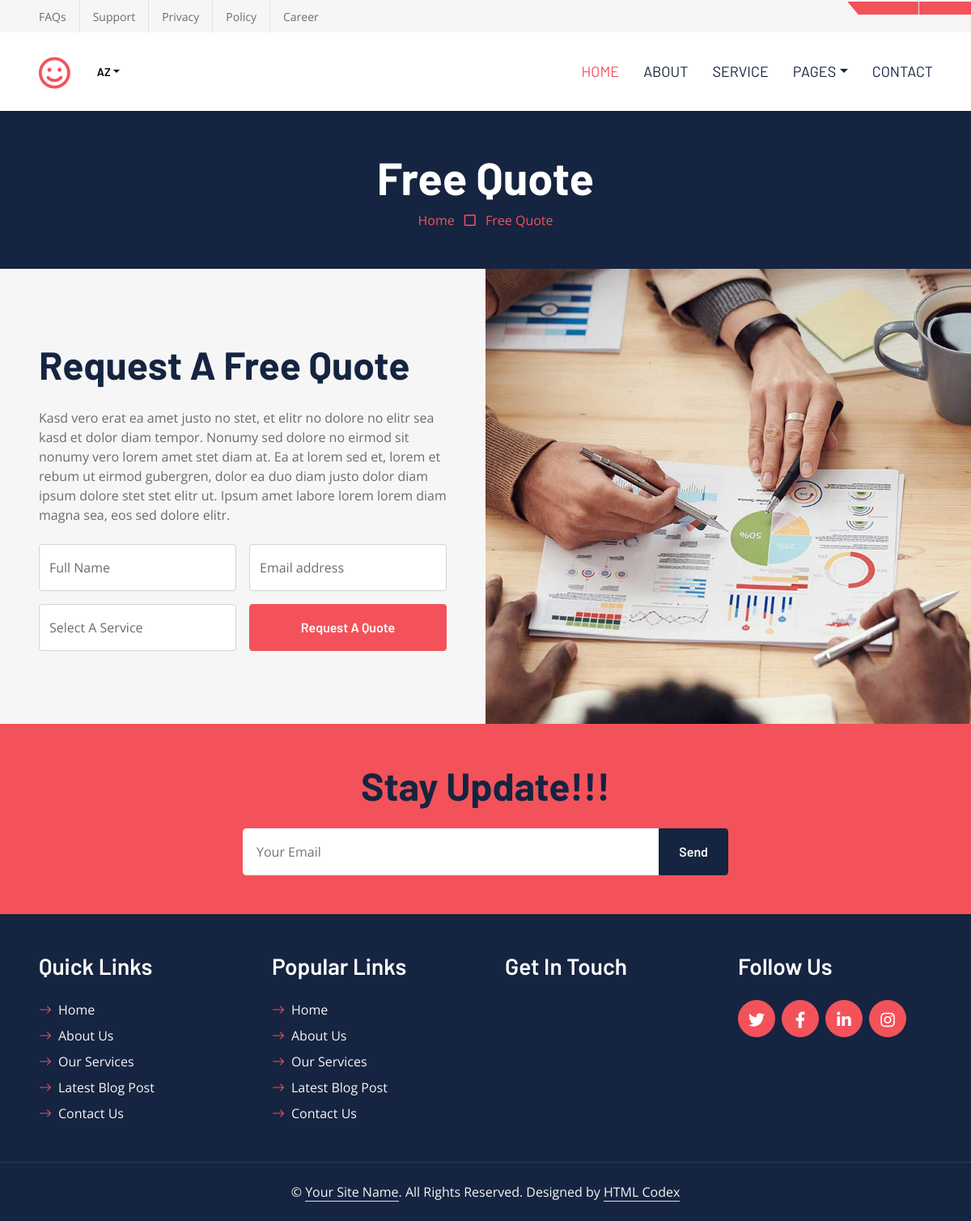
The page /quote/ on the database as committed earlier.
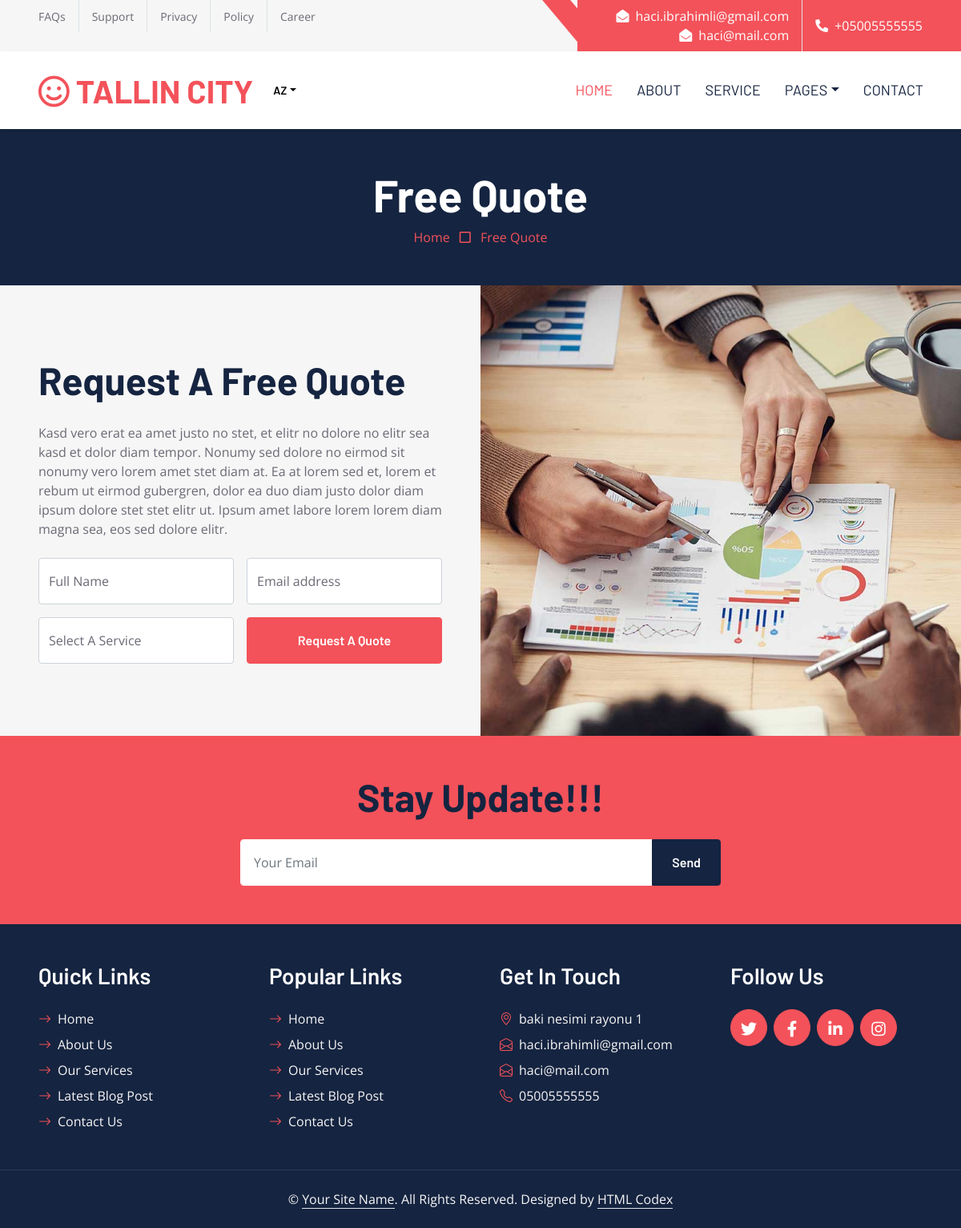
The same page on the database as committed later.
### my_app/models.py (models this page shows, shortened)
class Emails(DateMixin):
    email = models.EmailField(verbose_name='Email')
    def __str__(self):
        return self.email
    class Meta:
        ordering = ("-created_at", )
        verbose_name = "Email"
        verbose_name_plural = "Emailler"

class Phones(DateMixin):
    phone = models.CharField(max_length=255,verbose_name='phone number')
    def __str__(self):
        return self.phone
    class Meta:
        ordering = ("-created_at", )
        verbose_name = "phone"
        verbose_name_plural = "phones"

class MainDetails(DateMixin):
    emails = models.ManyToManyField(Emails,verbose_name='Emails')
    locations = models.ManyToManyField(Location,verbose_name='locations')
    phones = models.ManyToManyField(Phones,verbose_name='phones')
    logo = models.ImageField(upload_to=Uploader.upload_photo_to_logo)
    logo_name = models.CharField(max_length=255,verbose_name='right side of logo')
    map_url = models.TextField(verbose_name='xerite',null=True,blank=True)
    class Meta:
        ordering = ("-created_at", )
        verbose_name = "main information"
        verbose_name_plural = "main informations"

class Location(DateMixin):
    location = models.CharField(max_length=255,verbose_name='location')
    def __str__(self):
        return self.location
    class Meta:
        ordering = ("-created_at", )
        verbose_name = "location"
        verbose_name_plural = "locations"

### my_app/views.py (the view)
# urls.py: path('quote/',quote_view,name = 'quote'),
def quote_view(request):
    form = QuotaForm()
    if request.method == 'POST':
        form = QuotaForm(request.POST or None)
        if form.is_valid():
            form.save()
            form = QuotaForm()
    quote = Quota.objects.all()
    context = {
       'quote':quote,
       'form':form
    }
    return render(request,'quote.html',context)

### my_app/forms.py
class QuotaForm(forms.ModelForm):
    class Meta:
        model = Quota
        fields = ('name', 'email','service')
    def __init__(self, *args, **kwargs):
        super(QuotaForm , self).__init__(*args, **kwargs)
        for field in self.fields:
            self.fields[field].widget.attrs.update({'class':'form-control'})
            self.fields[field].required = True
            self.fields['name'].widget.attrs.update({'placeholder':'adiniz'})
            self.fields['name'].label='adiniz'
            self.fields['email'].widget.attrs.update({'placeholder':'E-mailiniz'})
            self.fields['service'].widget.attrs.update({'placeholder':'xidmetler'})

### my_app/context_processor.py (called while the page is built)
def data_sender(request):
    main_detail = MainDetails.objects.first()
    return {"main_detail": main_detail,}

### templates/quote.html (shortened to what this page needs)
{% extends 'base.html'%}
{% load static %}
{% block body %}
    <div class="container-fluid bg-dark p-5">
        <div class="row">
            <div class="col-12 text-center">
                <h1 class="display-4 text-white">Free Quote</h1>
                <a href="">Home</a>
                <i class="far fa-square text-primary px-2"></i>
                <a href="">Free Quote</a>
            </div>
        </div>
    </div>
    <div class="container-fluid bg-secondary px-0">
        <div class="row g-0">
            <div class="col-lg-6 py-6 px-5">
                <h1 class="display-5 mb-4">Request A Free Quote</h1>
                <p class="mb-4">Kasd vero erat ea amet justo no stet, et elitr no dolore no elitr sea kasd et dolor diam tempor. Nonumy sed dolore no eirmod sit nonumy vero lorem amet stet diam at. Ea at lorem sed et, lorem et rebum ut eirmod gubergren, dolor ea duo diam justo dolor diam ipsum dolore stet stet elitr ut. Ipsum amet labore lorem lorem diam magna sea, eos sed dolore elitr.</p>
                <form method="post" >
                    <div class="row gx-3">
                        <div class="col-6">
                            <div class="form-floating">
                                {{form.name}}
                                <label for="form-floating-1">Full Name</label>
                            </div>
                        </div>
                        <div class="col-6">
                            <div class="form-floating mb-3">
                                {{form.email}}
                                <label for="form-floating-2">Email address</label>
                            </div>
                        </div>
                        <div class="col-6">
                            <div class="form-floating">
                                {{form.service}}
                                <label for="floatingSelect">Select A Service</label>
                            </div>
                        </div>
                        <div class="col-6">
                            <button class="btn btn-primary w-100 h-100" type="submit">Request A Quote</button>
                        </div>
                    </div>
                </form>
            </div>
            <div class="col-lg-6" style="min-height: 400px;">
                <div class="position-relative h-100">
                    <img class="position-absolute w-100 h-100" src="img/quote.jpg" style="object-fit: cover;">
                </div>
            </div>
        </div>
    </div>
    {% endblock body %}

### templates/base.html (shortened to what the changed rows need)
{% load static %}
{% load i18n %}
{% get_current_language as LANGUAGE_CODE %}
{% get_available_languages as LANGUAGES %}
<!DOCTYPE html>
<html lang="en">
<head>
    <link href="https://cdnjs.cloudflare.com/ajax/libs/font-awesome/5.10.0/css/all.min.css" rel="stylesheet">
    <link href="https://cdn.jsdelivr.net/npm/bootstrap-icons@1.4.1/font/bootstrap-icons.css" rel="stylesheet">
    <link href="{% static 'lib/owlcarousel/assets/owl.carousel.min.css' %}" rel="stylesheet">
    <link href="{% static 'css/bootstrap.min.css' %}" rel="stylesheet">
    <link href="{% static 'css/style.css' %}" rel="stylesheet">
</head>
<div>
    <div class="container-fluid bg-secondary ps-5 pe-0 d-none d-lg-block">
        <div class="row gx-0">
            <div class="col-md-6 text-center text-lg-end">
                <div class="position-relative d-inline-flex align-items-center bg-primary text-white top-shape px-5">
                    <div class="me-3 pe-3 border-end py-2">
                        {% for i in main_detail.emails.all %}
                        <p class="m-0"><i class="fa fa-envelope-open me-2"></i>{{i}}</p>
                        {% endfor %}
                    </div>
                    <div class="py-2">
                        {% for j in main_detail.phones.all %}
                        <p class="m-0"><i class="fa fa-phone-alt me-2"></i>+{{j}}</p>
                        {% endfor %}
                    </div>
                </div>
            </div>
        </div>
    </div>
    <nav class="navbar navbar-expand-lg bg-white navbar-light shadow-sm px-5 py-3 py-lg-0">
        <a href="index.html" class="navbar-brand p-0">
            <h1 class="m-0 text-uppercase text-primary"><i class="far fa-smile text-primary me-2"></i>{{main_detail.logo_name}}</h1>
        </a>
    </nav>
    {% block body %}
    {% endblock body%}
    <div class="container-fluid bg-primary text-secondary p-5">
        <div class="row g-5">
            <div class="col-12 text-center">
                <h1 class="display-5 mb-4">Stay Update!!!</h1>
            </div>
        </div>
    </div>
    <div class="container-fluid bg-dark text-secondary p-5">
        <div class="row g-5">
            <div class="col-lg-3 col-md-6">
                <h3 class="text-white mb-4">Get In Touch</h3>
                {% for a in main_detail.locations.all %}
                <p class="mb-2"><i class="bi bi-geo-alt text-primary me-2"></i>{{a}}</p>
                {% endfor %}
                {% for v in main_detail.emails.all %}
                <p class="mb-2"><i class="bi bi-envelope-open text-primary me-2"></i>{{v}}</p>
                {% endfor %}
                {% for p in main_detail.phones.all %}
                <p class="mb-0"><i class="bi bi-telephone text-primary me-2"></i>{{p}}</p>
                {% endfor %}
            </div>
        </div>
    </div>
</body>
</html>

Rows that differ between the two databases and show on the page:
now on this page (row unchanged): Emails: email "haci.ibrahimli@gmail.com"
now on this page (row unchanged): Emails: email "haci@mail.com"
now on this page (row unchanged): Phones: phone "05005555555"
added MainDetails: logo_name "TALLIN CITY"
now on this page (row unchanged): Location: location "baki nesimi rayonu 1"
